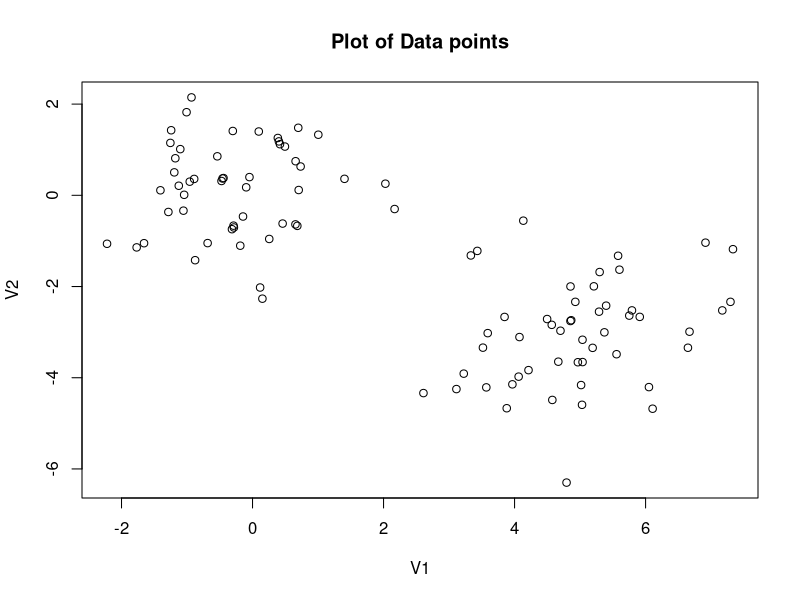

This chart was generated by the following R code: (Note: this script raises an error after producing the figure.)
######### K-Means clustering program #########
# Yicheng Wang
# This program takes matrix x as data, 
# and divide data points into 2 clusters based on K-means clustering

rm(list=ls())
set.seed(123467)

#### Simulate data--x ####
x = matrix(rnorm(100*2),ncol=2)
x[1:50,1] = x[1:50,1] + 5 
x[1:50,2] = x[1:50,2] - 3


#### Your own K-Means program ####

# plot data points in x
plot(x, xlab="V1", ylab="V2", main="Plot of Data points")

# randomly assign data points to clusters 1 & 2
rand <- runif(length(x[,1]), min = 0, max = 1) 
train <- rep(FALSE, length(x[,1]))
train[rand<=0.5] = TRUE 
c1 <- x[train,]
c2 <- x[!train,]

# iterate 1000 times until points in clusters don't change
for (i in 1:1000) {
  
  # centroid of cluster 1 & 2
  mean1 = c(mean(c1[,1]), mean(c1[,2]))
  mean1
  mean2 = c(mean(c2[,1]), mean(c2[,2]))
  mean2
  
  # reassign cluster according to which centroid in obs is closest
  # reassign data points in cluster 1
  for (i in 1:length(c1[,1])) {
    dist11 = norm( as.matrix(c1[i,]- mean1), type="2" )
    dist12 = norm( as.matrix(c1[i,]- mean2), type="2" )
    if (dist11 > dist12) {
      c2 = rbind(c2, c1[i,])
      c1[i,] = c(0,0)
    }
  }
  c1 <- c1[ which(c1[,1] != 0), ]
  
  # reassign data points in cluster 2
  for (i in 1:length(c2[,1])) {
    dist21 = norm( as.matrix(c2[i,]- mean1), type="2" )
    dist22 = norm( as.matrix(c2[i,]- mean2), type="2" )
    if (dist21 < dist22) {
      c1 = rbind(c1, c2[i,])
      c2[i,] = c(0,0)
    }
  }
  c2 <- c2[ which(c2[,1] != 0), ]

}

# let cluster.results be a vector of dummy values
# if the data point is in cluster 1, the value is 1. if it is in cluster 2, the value is 2.
cluster.results <- rep(1, length(x[,1]))
for(i in 1:100) {
  for(j in 1:50) {
    if(x[i,]==c2[j,]){
      cluster.results[i]=2
    }
  }
}
cluster.results


#### Plot results ####
# Let cluster.results be a vector that contains results from your K-Means program with K=2. 

plot(x, col=(cluster.results+1), xlab="V1", ylab="V2", 
     main="My result with 2 clusters")

# compare my result to result from kmeans function built in r
par(mfrow=c(1,2))
plot(x, col=(cluster.results+1), xlab="V1", ylab="V2", 
     main="My result")
km1 = kmeans(x, 2, nstart=100)
km1$cluster
plot(x, col =(km1$cluster +1), xlab="V1", ylab="V2", 
     main="K-Means result with 2 clusters")
par(mfrow=c(1,1))
